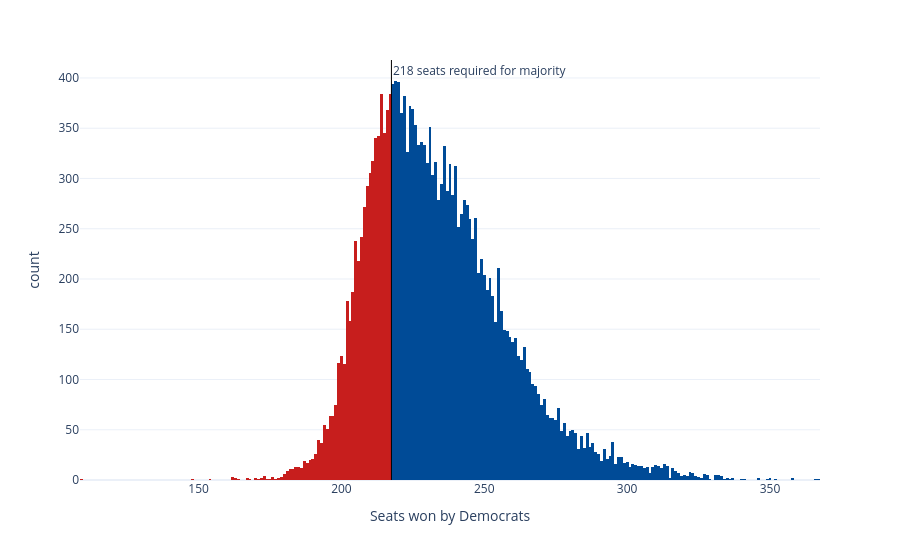

Notebook code cell kept with this figure:
### Code cell
sims_hist = px.histogram(seat_sims, x='seats', nbins=np.unique(seat_sims['seats']).shape[0]*2, color='winner',
                         color_discrete_map={'Democrats': '#004b97', 'Republicans': '#c71e1d'},
                         labels={'seats':'Seats won by Democrats', 'winner': 'Winner'}, template='plotly_white')
sims_hist.update_traces(showlegend=False)
sims_hist.add_vline(x=217.5, line_width=1, line_color='black', annotation_text='218 seats required for majority', 
                    annotation_position='top right')
sims_hist

### Figure 1 — Plotly figure (JSON) as saved in the notebook; plotly's stock layout.template omitted (floating-point values rounded to 4 significant figures; data arrays with more than 128 entries replaced by an {"elided": "..."} marker saying what was removed)
{"data": [{"bingroup": "x", "hovertemplate": "Winner=Democrats<br>Seats won by Democrats=%{x}<br>count=%{y}<extra></extra>", "legendgroup": "Democrats", "marker": {"color": "#004b97", "pattern": {"shape": ""}}, "name": "Democrats", "nbinsx": 368, "orientation": "v", "showlegend": false, "type": "histogram", "x": {"elided": "14479 int values"}, "xaxis": "x", "yaxis": "y"}, {"bingroup": "x", "hovertemplate": "Winner=Republicans<br>Seats won by Democrats=%{x}<br>count=%{y}<extra></extra>", "legendgroup": "Republicans", "marker": {"color": "#c71e1d", "pattern": {"shape": ""}}, "name": "Republicans", "nbinsx": 368, "orientation": "v", "showlegend": false, "type": "histogram", "x": {"elided": "5521 int values"}, "xaxis": "x", "yaxis": "y"}], "layout": {"annotations": [{"showarrow": false, "text": "218 seats required for majority", "x": 217.5, "xanchor": "left", "xref": "x", "y": 1, "yanchor": "top", "yref": "y domain"}], "barmode": "relative", "legend": {"title": {"text": "Winner"}, "tracegroupgap": 0}, "margin": {"t": 60}, "shapes": [{"line": {"color": "black", "width": 1}, "type": "line", "x0": 217.5, "x1": 217.5, "xref": "x", "y0": 0, "y1": 1, "yref": "y domain"}], "xaxis": {"anchor": "y", "domain": [0, 1], "title": {"text": "Seats won by Democrats"}}, "yaxis": {"anchor": "x", "domain": [0, 1], "title": {"text": "count"}}}}
